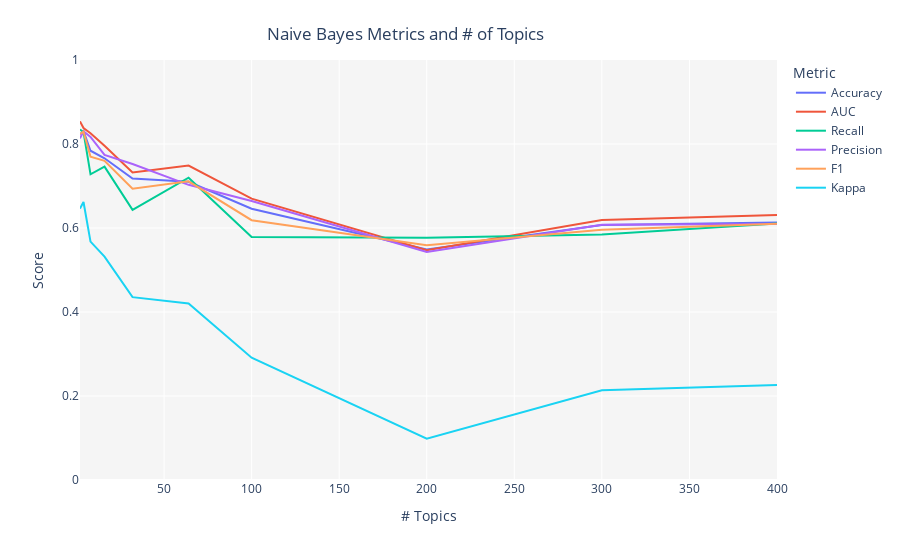

Write notebook code for a chart like this one.
### Markdown cell above
Notice that when you used `load_experiment()`, it has loaded the entire experiments and all the intermediate outputs in variable `saved_experiment`. You can access specific items in a similar way you would access list elements in Python. See example below in which we are accessing our final stacking ensembler and store it in `final_stack_soft_loaded` variable.

### Code cell
tuned_classification = tune_model(model = 'lda', multi_core = True, supervised_target = 'status', estimator='nb')

### Figure 1 — Plotly figure (JSON) as saved in the notebook; plotly's stock layout.template omitted (floating-point values rounded to 4 significant figures)
{"data": [{"hovertemplate": "Metric=Accuracy<br># Topics=%{x}<br>Score=%{y}<extra></extra>", "legendgroup": "Accuracy", "line": {"color": "#636efa", "dash": "solid", "shape": "linear"}, "mode": "lines", "name": "Accuracy", "orientation": "v", "showlegend": true, "type": "scatter", "x": [2, 4, 8, 16, 32, 64, 100, 200, 300, 400], "xaxis": "x", "y": [0.823, 0.831, 0.784, 0.766, 0.718, 0.71, 0.646, 0.549, 0.607, 0.613], "yaxis": "y"}, {"hovertemplate": "Metric=AUC<br># Topics=%{x}<br>Score=%{y}<extra></extra>", "legendgroup": "AUC", "line": {"color": "#EF553B", "dash": "solid", "shape": "linear"}, "mode": "lines", "name": "AUC", "orientation": "v", "showlegend": true, "type": "scatter", "x": [2, 4, 8, 16, 32, 64, 100, 200, 300, 400], "xaxis": "x", "y": [0.8539, 0.8382, 0.8257, 0.7958, 0.7321, 0.7486, 0.67, 0.5469, 0.6189, 0.6312], "yaxis": "y"}, {"hovertemplate": "Metric=Recall<br># Topics=%{x}<br>Score=%{y}<extra></extra>", "legendgroup": "Recall", "line": {"color": "#00cc96", "dash": "solid", "shape": "linear"}, "mode": "lines", "name": "Recall", "orientation": "v", "showlegend": true, "type": "scatter", "x": [2, 4, 8, 16, 32, 64, 100, 200, 300, 400], "xaxis": "x", "y": [0.8347, 0.8286, 0.7278, 0.746, 0.6431, 0.7198, 0.5786, 0.5766, 0.5847, 0.6109], "yaxis": "y"}, {"hovertemplate": "Metric=Precision<br># Topics=%{x}<br>Score=%{y}<extra></extra>", "legendgroup": "Precision", "line": {"color": "#ab63fa", "dash": "solid", "shape": "linear"}, "mode": "lines", "name": "Precision", "orientation": "v", "showlegend": true, "type": "scatter", "x": [2, 4, 8, 16, 32, 64, 100, 200, 300, 400], "xaxis": "x", "y": [0.8134, 0.8303, 0.8167, 0.7741, 0.7524, 0.7028, 0.6644, 0.5427, 0.608, 0.6097], "yaxis": "y"}, {"hovertemplate": "Metric=F1<br># Topics=%{x}<br>Score=%{y}<extra></extra>", "legendgroup": "F1", "line": {"color": "#FFA15A", "dash": "solid", "shape": "linear"}, "mode": "lines", "name": "F1", "orientation": "v", "showlegend": true, "type": "scatter", "x": [2, 4, 8, 16, 32, 64, 100, 200, 300, 400], "xaxis": "x", "y": [0.8239, 0.8295, 0.7697, 0.7598, 0.6935, 0.7112, 0.6185, 0.5591, 0.5961, 0.6103], "yaxis": "y"}, {"hovertemplate": "Metric=Kappa<br># Topics=%{x}<br>Score=%{y}<extra></extra>", "legendgroup": "Kappa", "line": {"color": "#19d3f3", "dash": "solid", "shape": "linear"}, "mode": "lines", "name": "Kappa", "orientation": "v", "showlegend": true, "type": "scatter", "x": [2, 4, 8, 16, 32, 64, 100, 200, 300, 400], "xaxis": "x", "y": [0.6461, 0.662, 0.5676, 0.5318, 0.4353, 0.4201, 0.2912, 0.09839, 0.2137, 0.226], "yaxis": "y"}], "layout": {"legend": {"title": {"text": "Metric"}, "tracegroupgap": 0}, "margin": {"t": 60}, "plot_bgcolor": "rgb(245,245,245)", "title": {"text": "Naive Bayes Metrics and # of Topics", "x": 0.45, "xanchor": "center", "y": 0.95, "yanchor": "top"}, "xaxis": {"anchor": "y", "domain": [0, 1], "title": {"text": "# Topics"}}, "yaxis": {"anchor": "x", "domain": [0, 1], "range": [0, 1], "title": {"text": "Score"}}}}
